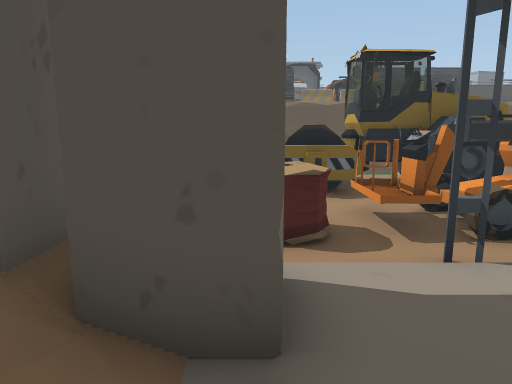
[1] (above)

20 first-person views from a walk through a scene from a Unity 3-D project. The camera is 1.4 m above the floor, tilts 10° down and sees 70° across. The floor is counted in squares, 1 m on a side. Each view is taken from the middle of a square. On the plan, view 1 faces up. The plan holds only what a view shows up to about 16 squares ahead; the rest is blank. The place goes on beyond the plan. The player character is not drawn.

[2]
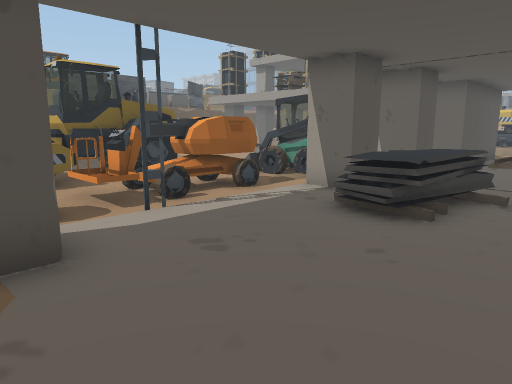

[3]
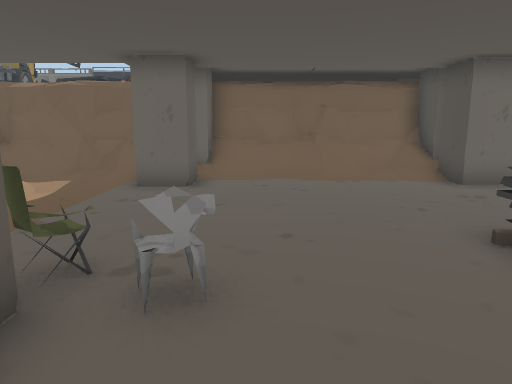

[4]
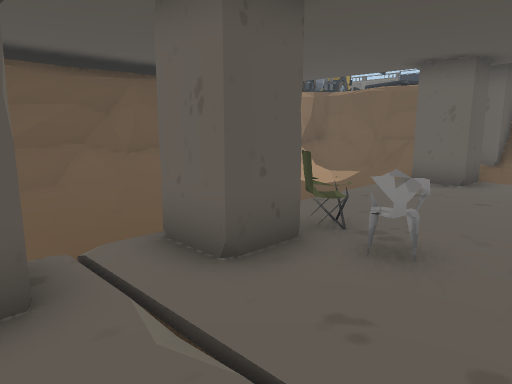

[5]
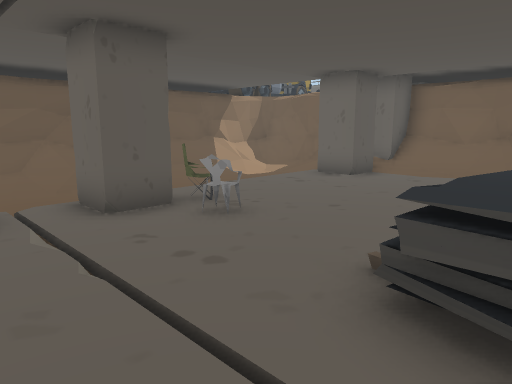

[6]
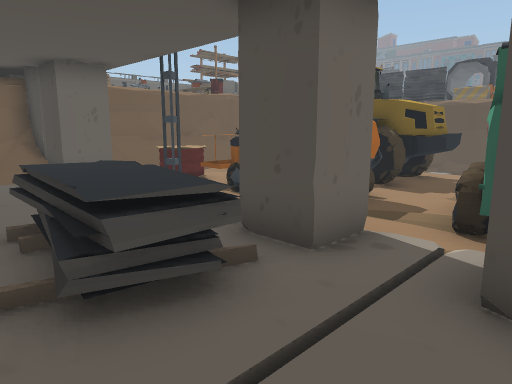

[7]
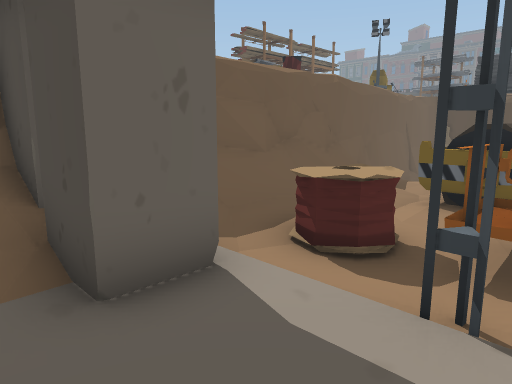

[8]
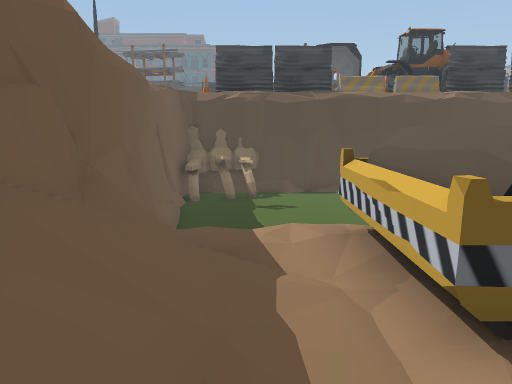

[9]
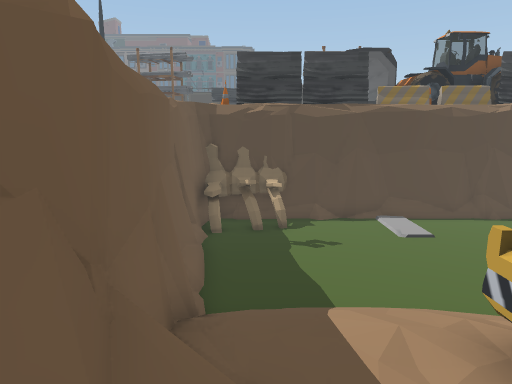

[10]
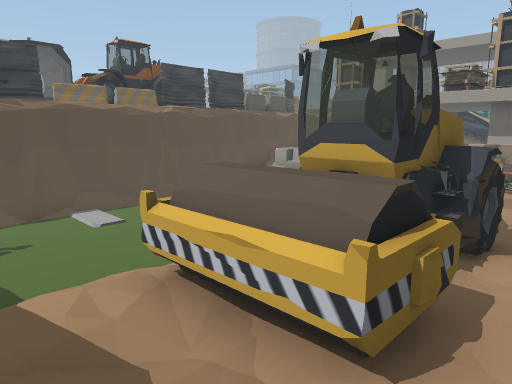

[11]
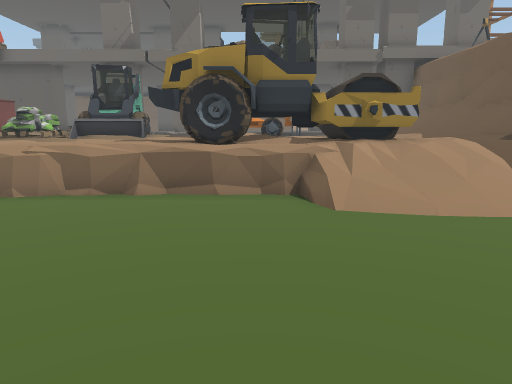

[12]
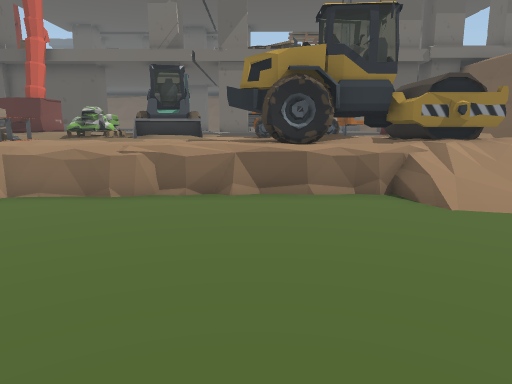

[13]
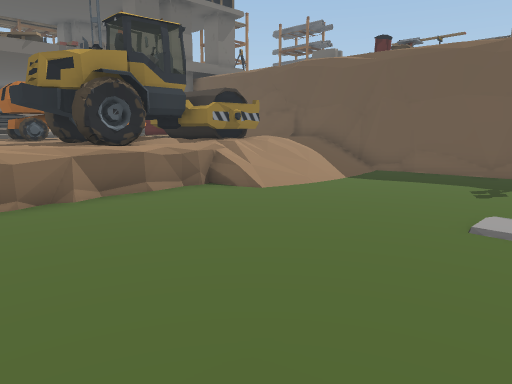

[14]
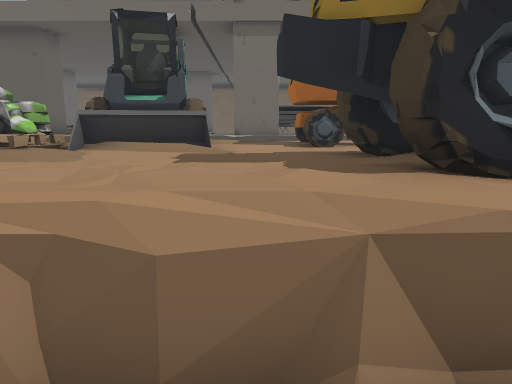

[15]
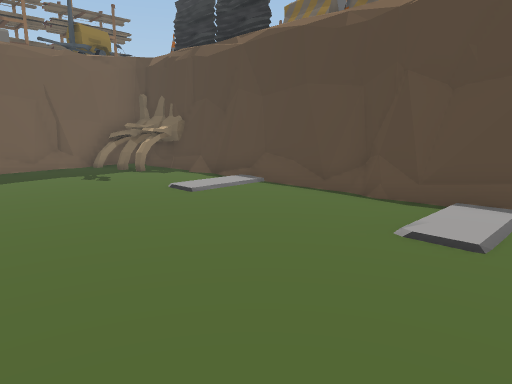

[16]
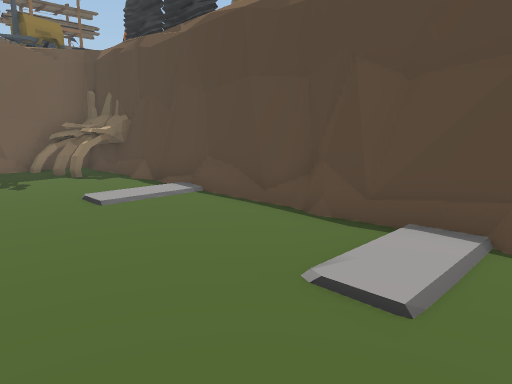

[17]
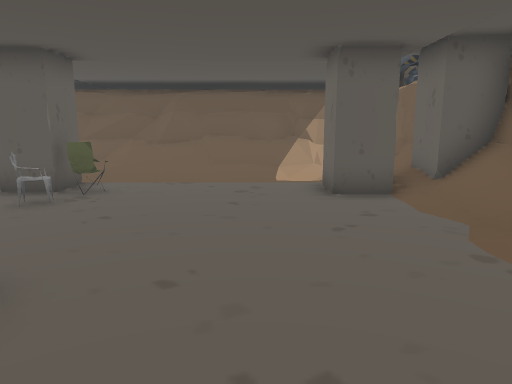

[18]
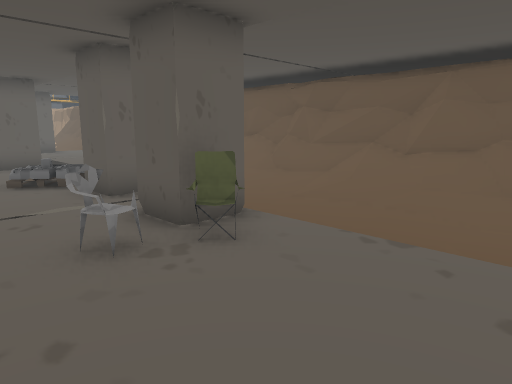

[19]
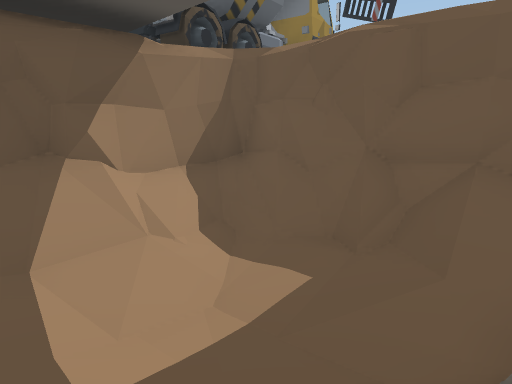

[20]
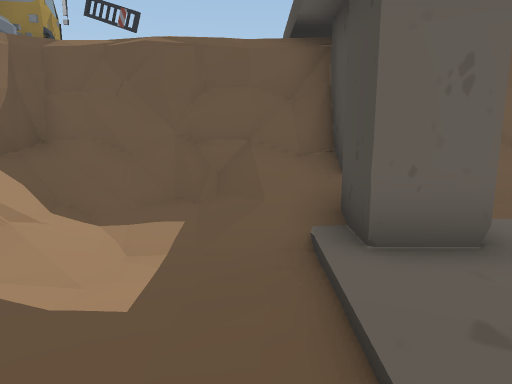

### Floor plan
Key: @ floor where view 1 was taken; # wall or solid block; . main floor; : floor 0.25 m higher than the main floor; + floor 1 m higher than the main floor; * floor 1.25 m higher than the main floor; % floor 1.5 m higher than the main floor; & floor 4 m higher than the main floor; $ floor 4.25 m higher than the main floor; / step, stairs or slope; = window, fence, low wall or low ledge; ^ raised ledge; v drop or lower ground; O other object.
Columns run from 10 left of view 1 to 10 right of it. Each row starts with its distance up from view 1.
 27             O
 26             #
 25              ##O####O
 24              O#O# ##O
 23        O     O&O
 22    OO  OOO####O####OO
 21   OO  vOOO##########
 20    OO$OOOO...:......
 19     O #......:.......
 18       #..............
 17       #..............
 16       v..............
 15  O    v=.............
 14  OO   $#//////.......
 13  OOOO $v//////.....=.
 12 OOOOO $v///O//++v++++
 11        #//OOOOOOO++++
 10        =//OOOOOOOO+++
  9        =//OOOOOOOO++*
  8        =//OOO+OO++**O
  7        =//++OO*OO+OOO
  6        =//OOOOOOO+OOO
  5      O =//O#O#OOO*OOO
  4      =^=//++O++++O#OO
  3     #O OOOO*****O###O
  2        ####**** #O##O
  1        #//**** OOOO**
  0        #//@***#OOOO**
 -1        #//***********
 -2        #/************
 -3        #/*******O****
 -4        ##*******%****
 -5        ###O*****OO##O
 -6     ##=####*****#O##O
 -7        #///+++++++++
 -8        =#/++++++++++
 -9    O   #=////*/////*/
-10    O   #/////////////
-11    O   &#############
-12   OO    ####^^^^^^^##
-13     OOOOO
-14 OOOOOOOOO

Where each view was taken, in squares from view 1:
view 1: 0 up, 0 right, facing up
view 2: 2 down, 1 left, facing up-right
view 3: 3 down, 9 right, facing left
view 4: 2 down, 10 right, facing down-left
view 5: 1 up, 10 right, facing down-left
view 6: 1 down, 10 right, facing up-left
view 7: 1 up, 3 right, facing up-left
view 8: 6 up, 1 left, facing up
view 9: 8 up, 2 left, facing up
view 10: 7 up, 2 left, facing up-right
view 11: 20 up, 4 right, facing down
view 12: 20 up, 6 right, facing down
view 13: 20 up, 9 right, facing down-left
view 14: 14 up, 7 right, facing down
view 15: 14 up, 10 right, facing up-left
view 16: 16 up, 10 right, facing up-left
view 17: 3 up, 2 right, facing down
view 18: 2 down, 2 right, facing down-right
view 19: 6 down, 2 right, facing down-left
view 20: 7 down, 4 right, facing left
